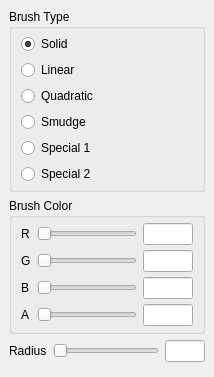
  <widget class="QDockWidget" name="brushDock">
   <property name="sizePolicy">
    <sizepolicy hsizetype="Preferred" vsizetype="Preferred">
     <horstretch>0</horstretch>
     <verstretch>0</verstretch>
    </sizepolicy>
   </property>
   <property name="floating">
    <bool>false</bool>
   </property>
   <property name="allowedAreas">
    <set>Qt::AllDockWidgetAreas</set>
   </property>
   <property name="windowTitle">
    <string>Brush</string>
   </property>
   <attribute name="dockWidgetArea">
    <number>1</number>
   </attribute>
   <widget class="QWidget" name="brushDockContents">
    <property name="sizePolicy">
     <sizepolicy hsizetype="Preferred" vsizetype="Preferred">
      <horstretch>0</horstretch>
      <verstretch>0</verstretch>
     </sizepolicy>
    </property>
    <layout class="QVBoxLayout" name="verticalLayout_3">
     <item>
      <widget class="QGroupBox" name="brushType">
       <property name="title">
        <string>Brush Type</string>
       </property>
       <layout class="QVBoxLayout" name="verticalLayout">
        <property name="topMargin">
         <number>5</number>
        </property>
        <property name="bottomMargin">
         <number>5</number>
        </property>
        <item>
         <widget class="QRadioButton" name="brushTypeSolid">
          <property name="text">
           <string>Solid</string>
          </property>
          <property name="checked">
           <bool>true</bool>
          </property>
         </widget>
        </item>
        <item>
         <widget class="QRadioButton" name="brushTypeLinear">
          <property name="text">
           <string>Linear</string>
          </property>
         </widget>
        </item>
        <item>
         <widget class="QRadioButton" name="brushTypeQuadratic">
          <property name="text">
           <string>Quadratic</string>
          </property>
         </widget>
        </item>
        <item>
         <widget class="QRadioButton" name="brushTypeSmudge">
          <property name="text">
           <string>Smudge</string>
          </property>
         </widget>
        </item>
        <item>
         <widget class="QRadioButton" name="brushTypeSpecial1">
          <property name="text">
           <string>Special 1</string>
          </property>
         </widget>
        </item>
        <item>
         <widget class="QRadioButton" name="brushTypeSpecial2">
          <property name="text">
           <string>Special 2</string>
          </property>
         </widget>
        </item>
       </layout>
      </widget>
     </item>
     <item>
      <widget class="QGroupBox" name="brushColor">
       <property name="title">
        <string>Brush Color</string>
       </property>
       <layout class="QGridLayout" name="gridLayout_3">
        <property name="topMargin">
         <number>5</number>
        </property>
        <property name="bottomMargin">
         <number>5</number>
        </property>
        <property name="verticalSpacing">
         <number>5</number>
        </property>
        <item row="0" column="0">
         <widget class="QLabel" name="brushColorLabelRed">
          <property name="text">
           <string>R</string>
          </property>
         </widget>
        </item>
        <item row="1" column="0">
         <widget class="QLabel" name="brushColorLabelGreen">
          <property name="text">
           <string>G</string>
          </property>
         </widget>
        </item>
        <item row="2" column="0">
         <widget class="QLabel" name="brushColorLabelBlue">
          <property name="text">
           <string>B</string>
          </property>
         </widget>
        </item>
        <item row="0" column="2">
         <widget class="QSlider" name="brushColorSliderRed">
          <property name="minimumSize">
           <size>
            <width>100</width>
            <height>0</height>
           </size>
          </property>
          <property name="orientation">
           <enum>Qt::Horizontal</enum>
          </property>
         </widget>
        </item>
        <item row="1" column="2">
         <widget class="QSlider" name="brushColorSliderGreen">
          <property name="minimumSize">
           <size>
            <width>100</width>
            <height>0</height>
           </size>
          </property>
          <property name="orientation">
           <enum>Qt::Horizontal</enum>
          </property>
         </widget>
        </item>
        <item row="2" column="2">
         <widget class="QSlider" name="brushColorSliderBlue">
          <property name="minimumSize">
           <size>
            <width>100</width>
            <height>0</height>
           </size>
          </property>
          <property name="orientation">
           <enum>Qt::Horizontal</enum>
          </property>
         </widget>
        </item>
        <item row="0" column="3">
         <widget class="QLineEdit" name="brushColorTextboxRed">
          <property name="minimumSize">
           <size>
            <width>50</width>
            <height>0</height>
           </size>
          </property>
          <property name="maximumSize">
           <size>
            <width>50</width>
            <height>16777215</height>
           </size>
          </property>
         </widget>
        </item>
        <item row="1" column="3">
         <widget class="QLineEdit" name="brushColorTextboxGreen">
          <property name="minimumSize">
           <size>
            <width>50</width>
            <height>0</height>
           </size>
          </property>
          <property name="maximumSize">
           <size>
            <width>50</width>
            <height>16777215</height>
           </size>
          </property>
         </widget>
        </item>
        <item row="2" column="3">
         <widget class="QLineEdit" name="brushColorTextboxBlue">
          <property name="minimumSize">
           <size>
            <width>50</width>
            <height>0</height>
           </size>
          </property>
          <property name="maximumSize">
           <size>
            <width>50</width>
            <height>16777215</height>
           </size>
          </property>
         </widget>
        </item>
        <item row="3" column="0">
         <widget class="QLabel" name="brushColorLabelAlpha">
          <property name="text">
           <string>A</string>
          </property>
         </widget>
        </item>
        <item row="3" column="2">
         <widget class="QSlider" name="brushColorSliderAlpha">
          <property name="orientation">
           <enum>Qt::Horizontal</enum>
          </property>
         </widget>
        </item>
        <item row="3" column="3">
         <widget class="QLineEdit" name="brushColorTextboxAlpha">
          <property name="minimumSize">
           <size>
            <width>50</width>
            <height>0</height>
           </size>
          </property>
          <property name="maximumSize">
           <size>
            <width>50</width>
            <height>16777215</height>
           </size>
          </property>
         </widget>
        </item>
       </layout>
      </widget>
     </item>
     <item>
      <widget class="QWidget" name="brushRadius" native="true">
       <layout class="QGridLayout" name="gridLayout_6">
        <property name="margin">
         <number>0</number>
        </property>
        <item row="0" column="3">
         <widget class="QLineEdit" name="brushRadiusTextbox">
          <property name="sizePolicy">
           <sizepolicy hsizetype="Expanding" vsizetype="Fixed">
            <horstretch>0</horstretch>
            <verstretch>0</verstretch>
           </sizepolicy>
          </property>
          <property name="minimumSize">
           <size>
            <width>40</width>
            <height>0</height>
           </size>
          </property>
          <property name="maximumSize">
           <size>
            <width>40</width>
            <height>16777215</height>
           </size>
          </property>
          <property name="text">
           <string/>
          </property>
         </widget>
        </item>
        <item row="0" column="2">
         <widget class="QSlider" name="brushRadiusSlider">
          <property name="minimumSize">
           <size>
            <width>100</width>
            <height>0</height>
           </size>
          </property>
          <property name="orientation">
           <enum>Qt::Horizontal</enum>
          </property>
         </widget>
        </item>
        <item row="0" column="0">
         <widget class="QLabel" name="brushRadiusLabel">
          <property name="text">
           <string>Radius</string>
          </property>
         </widget>
        </item>
       </layout>
      </widget>
     </item>
     <item>
      <widget class="QWidget" name="emptySpaceBrush" native="true">
       <property name="sizePolicy">
        <sizepolicy hsizetype="Preferred" vsizetype="Expanding">
         <horstretch>0</horstretch>
         <verstretch>0</verstretch>
        </sizepolicy>
       </property>
      </widget>
     </item>
    </layout>
   </widget>
  </widget>
